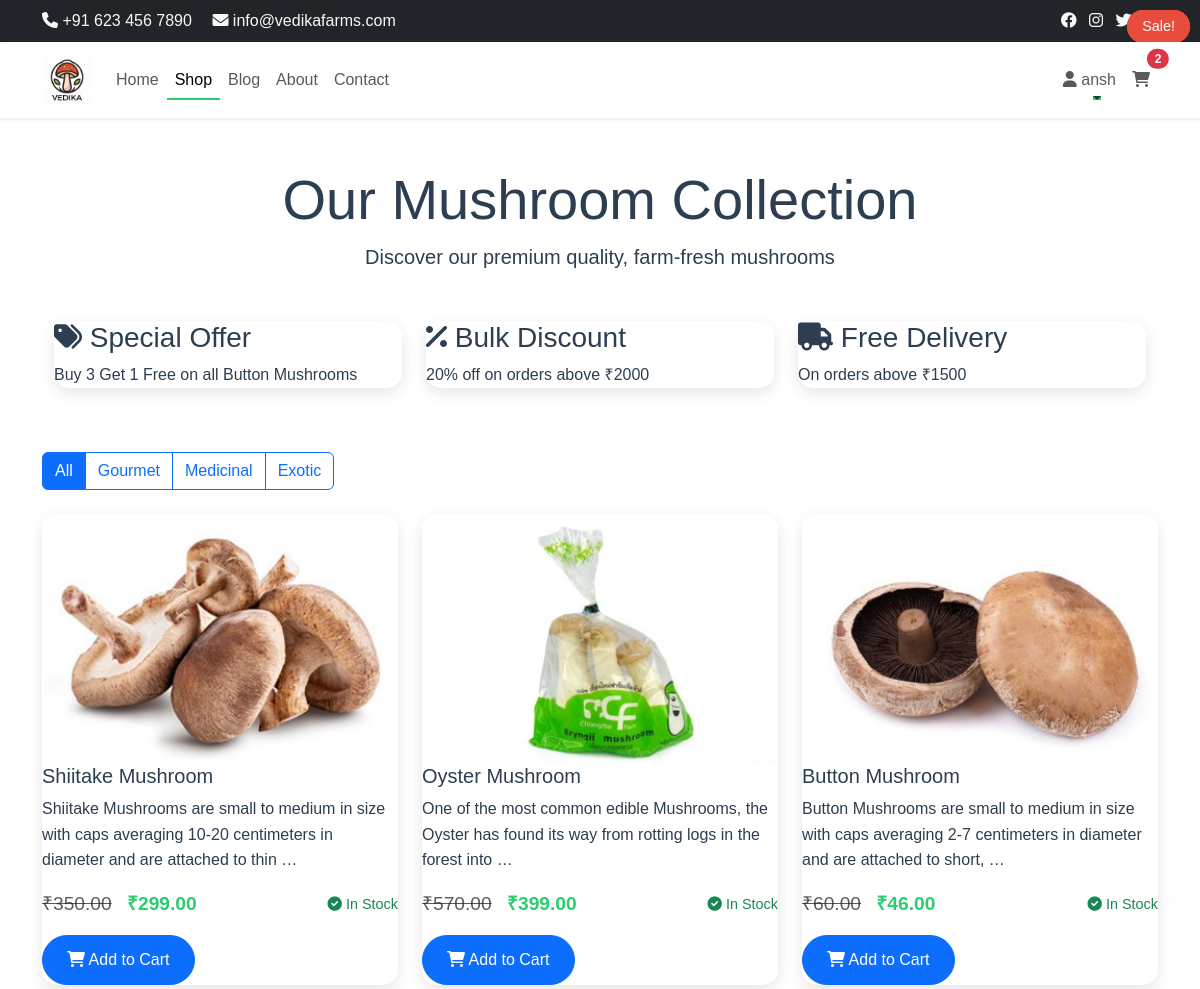
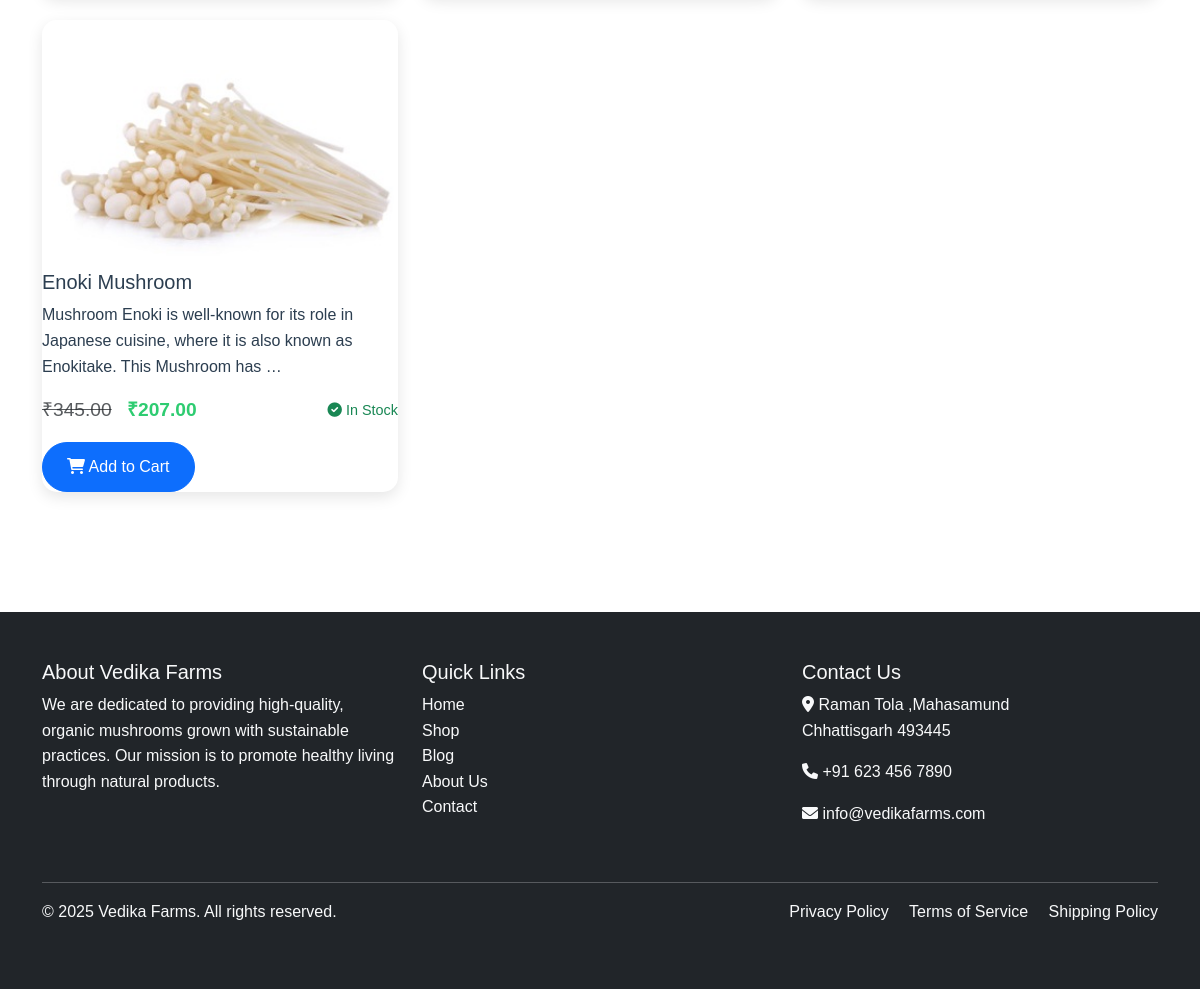
/shop/ (signed in), run on the app's committed database (2 pictures, top to bottom).
### shop/models.py (models this page shows, shortened)
class Product(models.Model):
    CATEGORY_CHOICES = [
        ('gourmet', 'Gourmet'),
        ('medicinal', 'Medicinal'),
        ('exotic', 'Exotic'),
    ]
    name = models.CharField(max_length=200)
    description = models.TextField()
    price = models.DecimalField(max_digits=10, decimal_places=2)
    image = models.ImageField(upload_to='products/')
    category = models.CharField(max_length=20, choices=CATEGORY_CHOICES, default='gourmet')
    stock = models.IntegerField(default=0)
    is_featured = models.BooleanField(default=False)
    discount_price = models.DecimalField(max_digits=10, decimal_places=2, null=True, blank=True)
    created_at = models.DateTimeField(auto_now_add=True)
    updated_at = models.DateTimeField(auto_now=True)
    @property
    def stock_status(self):
        if self.stock > 10:
            return 'In Stock'
        elif self.stock > 0:
            return 'Low Stock'
        return 'Out of Stock'

### shop/views.py (the view)
# urls.py: path('shop/', views.shop, name='shop'),
def shop(request):
    category = request.GET.get('category', '')
    products = Product.objects.all()
    if category:
        products = products.filter(category=category)
    context = {
        'products': products,
        'current_category': category
    }
    if request.user.is_authenticated:
        wishlist_products = Wishlist.objects.filter(user=request.user).values_list('product_id', flat=True)
        context['wishlist_products'] = wishlist_products
    return render(request, 'shop/shop.html', context)

### shop/templates/shop/shop.html (shortened to what this page needs)
{% extends 'shop/base.html' %}
{% load static %}
{% block content %}
<div class="container py-5">
    <div class="text-center mb-5 animate__animated animate__fadeIn">
        <h1 class="display-4">Our Mushroom Collection</h1>
        <p class="lead">Discover our premium quality, farm-fresh mushrooms</p>
    </div>
    <div class="offer-section mb-5">
        <div class="container">
            <div class="row">
                <div class="col-md-4">
                    <div class="offer-card">
                        <h3><i class="fas fa-tags"></i> Special Offer</h3>
                        <p>Buy 3 Get 1 Free on all Button Mushrooms</p>
                    </div>
                </div>
                <div class="col-md-4">
                    <div class="offer-card">
                        <h3><i class="fas fa-percent"></i> Bulk Discount</h3>
                        <p>20% off on orders above ₹2000</p>
                    </div>
                </div>
                <div class="col-md-4">
                    <div class="offer-card">
                        <h3><i class="fas fa-truck"></i> Free Delivery</h3>
                        <p>On orders above ₹1500</p>
                    </div>
                </div>
            </div>
        </div>
    </div>
    <div class="row mb-4">
        <div class="col-md-12">
            <div class="btn-group" role="group">
                <button type="button" class="btn btn-outline-primary active" data-filter="all">All</button>
                <button type="button" class="btn btn-outline-primary" data-filter="gourmet">Gourmet</button>
                <button type="button" class="btn btn-outline-primary" data-filter="medicinal">Medicinal</button>
                <button type="button" class="btn btn-outline-primary" data-filter="exotic">Exotic</button>
            </div>
        </div>
    </div>
    <div class="row">
        {% for product in products %}
        <div class="col-md-4 mb-4 product-item {{ product.category }}">
            <div class="product-card">
                {% if product.discount_price %}
                <div class="offer-badge">Sale!</div>
                {% endif %}
                <img src="{{ product.image.url }}" alt="{{ product.name }}" class="card-img-top">
                <div class="card-body">
                    <h5 class="product-title">{{ product.name }}</h5>
                    <p class="card-text">{{ product.description|truncatewords:20 }}</p>
                    <div class="d-flex justify-content-between align-items-center mb-3">
                        <div class="price-block">
                            {% if product.discount_price %}
                            <span class="text-muted text-decoration-line-through">₹{{ product.price }}</span>
                            <span class="product-price">₹{{ product.discount_price }}</span>
                            {% else %}
                            <span class="product-price">₹{{ product.price }}</span>
                            {% endif %}
                        </div>
                        <div class="stock-status {% if product.stock > 10 %}text-success{% elif product.stock > 0 %}text-warning{% else %}text-danger{% endif %}">
                            <i class="fas fa-{% if product.stock > 10 %}check{% elif product.stock > 0 %}clock{% else %}times{% endif %}-circle"></i>
                            {{ product.stock_status }}
                        </div>
                    </div>
                    <button class="btn btn-primary add-to-cart-btn" onclick="addToCart({{ product.id }})">
                        <i class="fas fa-shopping-cart"></i> Add to Cart
                    </button>
                </div>
            </div>
        </div>
        {% empty %}
        <div class="col-12 text-center">
            <p class="lead">No products available at the moment.</p>
        </div>
        {% endfor %}
    </div>
</div>
<div id="cart-animation-container"></div>
{% endblock %}

### shop/templates/shop/base.html (shortened to what this page needs)
{% load static %}
<!DOCTYPE html>
<html lang="en">
<head>
    <link href="https://cdn.jsdelivr.net/npm/bootstrap@5.3.0/dist/css/bootstrap.min.css" rel="stylesheet">
    <link rel="stylesheet" href="https://cdnjs.cloudflare.com/ajax/libs/font-awesome/6.0.0/css/all.min.css">
    <link rel="stylesheet" href="https://cdnjs.cloudflare.com/ajax/libs/animate.css/4.1.1/animate.min.css">
    <link rel="stylesheet" href="{% static 'css/style.css' %}">
</head>
<body>
    <div class="top-bar bg-dark text-light py-2">
        <div class="container">
            <div class="row">
                <div class="col-md-6">
                    <span><i class="fas fa-phone"></i> +91 623 456 7890</span>
                    <span class="ms-3"><i class="fas fa-envelope"></i> info@vedikafarms.com</span>
                </div>
                <div class="col-md-6 text-end">
                    <div class="social-links">
                        <a href="#" class="text-light me-2"><i class="fab fa-facebook"></i></a>
                        <a href="#" class="text-light me-2"><i class="fab fa-instagram"></i></a>
                        <a href="#" class="text-light me-2"><i class="fab fa-twitter"></i></a>
                        <a href="#" class="text-light"></a>
                    </div>
                </div>
            </div>
        </div>
    </div>
    <nav class="navbar navbar-expand-lg navbar-light bg-white sticky-top shadow-sm">
        <div class="container">
            <a class="navbar-brand" href="{% url 'home' %}">
                <img src="{% static 'images/logo.png' %}" alt="Vedika Farms" height="50">
            </a>
            <div class="collapse navbar-collapse" id="navbarNav">
                <ul class="navbar-nav me-auto">
                    <li class="nav-item">
                        <a class="nav-link {% if request.resolver_match.url_name == 'home' %}active{% endif %}"
                           href="{% url 'home' %}">Home</a>
                    </li>
                    <li class="nav-item">
                        <a class="nav-link {% if request.resolver_match.url_name == 'shop' %}active{% endif %}"
                           href="{% url 'shop' %}">Shop</a>
                    </li>
                    <li class="nav-item">
                        <a class="nav-link {% if request.resolver_match.url_name == 'blog_list' %}active{% endif %}"
                           href="{% url 'blog_list' %}">Blog</a>
                    </li>
                    <li class="nav-item">
                        <a class="nav-link {% if request.resolver_match.url_name == 'about' %}active{% endif %}"
                           href="{% url 'about' %}">About</a>
                    </li>
                    <li class="nav-item">
                        <a class="nav-link {% if request.resolver_match.url_name == 'contact' %}active{% endif %}"
                           href="{% url 'contact' %}">Contact</a>
                    </li>
                </ul>
                <div class="navbar-nav ms-auto">
                    {% if user.is_authenticated %}
                        <div class="nav-item dropdown">
                            <a class="nav-link dropdown-toggle" href="#" id="userDropdown" role="button"
                               data-bs-toggle="dropdown">
                                <i class="fas fa-user"></i> {{ user.username }}
                            </a>
                        </div>
                    {% endif %}
                    <a class="nav-link position-relative" href="{% url 'cart' %}">
                        <i class="fas fa-shopping-cart"></i>
                        {% with cart=request.session.cart|default:"{}" %}
                        {% if cart %}
                        <span class="position-absolute top-0 start-100 translate-middle badge rounded-pill bg-danger">
                            {{ cart|length }}
                        </span>
                        {% endif %}
                        {% endwith %}
                    </a>
                </div>
            </div>
        </div>
    </nav>
    <main>
        {% block content %}{% endblock %}
    </main>
    <footer class="bg-dark text-light py-5 mt-5">
        <div class="container">
            <div class="row">
                <div class="col-md-4 mb-4">
                    <h5>About Vedika Farms</h5>
                    <p>We are dedicated to providing high-quality, organic mushrooms grown with sustainable practices. Our mission is to promote healthy living through natural products.</p>
                </div>
                <div class="col-md-4 mb-4">
                    <h5>Quick Links</h5>
                    <ul class="list-unstyled">
                        <li><a href="{% url 'home' %}" class="text-light">Home</a></li>
                        <li><a href="{% url 'shop' %}" class="text-light">Shop</a></li>
                        <li><a href="{% url 'blog_list' %}" class="text-light">Blog</a></li>
                        <li><a href="{% url 'about' %}" class="text-light">About Us</a></li>
                        <li><a href="{% url 'contact' %}" class="text-light">Contact</a></li>
                    </ul>
                </div>
                <div class="col-md-4 mb-4">
                    <h5>Contact Us</h5>
                    <address>
                        <p><i class="fas fa-map-marker-alt"></i> Raman Tola ,Mahasamund<br>Chhattisgarh 493445</p>
                        <p><i class="fas fa-phone"></i> +91 623 456 7890</p>
                        <p><i class="fas fa-envelope"></i> info@vedikafarms.com</p>
                    </address>
                </div>
            </div>
            <hr class="bg-light">
            <div class="row">
                <div class="col-md-6">
                    <p>&copy; {% now "Y" %} Vedika Farms. All rights reserved.</p>
                </div>
                <div class="col-md-6 text-md-end">
                    <a href="#" class="text-light me-3">Privacy Policy</a>
                    <a href="#" class="text-light me-3">Terms of Service</a>
                    <a href="#" class="text-light">Shipping Policy</a>
                </div>
            </div>
        </div>
    </footer>
    <div id="cart-animation-container"></div>
</body>
</html>

### shop/static/css/style.css (style rules this page uses)
:root { --primary-color: #2ecc71; --secondary-color: #27ae60; --accent-color: #e74c3c; --text-color: #2c3e50; --light-gray: #f5f6fa; --dark-gray: #2d3436; }
body { font-family: 'Poppins', sans-serif; color: var(--text-color); line-height: 1.6; }
.navbar { transition: all 0.3s ease; }
.navbar.sticky-top { box-shadow: 0 2px 10px rgba(0, 0, 0, 0.1); }
.navbar-brand img { transition: transform 0.3s ease; }
.nav-link { position: relative; padding: 0.5rem 1rem; transition: color 0.3s ease; }
.nav-link::after { content: ''; position: absolute; width: 0; height: 2px; bottom: 0; left: 50%; background-color: var(--primary-color); transition: all 0.3s ease; }
.nav-link:hover::after, .nav-link.active::after { width: 100%; left: 0; }
.product-card { border: none; border-radius: 15px; overflow: hidden; transition: transform 0.3s ease, box-shadow 0.3s ease; box-shadow: 0 5px 15px rgba(0, 0, 0, 0.1); }
.product-card img { height: 250px; object-fit: cover; transition: transform 0.5s ease; }
.offer-badge { position: absolute; top: 10px; right: 10px; background-color: var(--accent-color); color: white; padding: 5px 15px; border-radius: 20px; font-size: 0.9rem; z-index: 1; animation: pulse 2s infinite; }
#cart-animation-container { position: fixed; pointer-events: none; z-index: 9999; width: 100%; height: 100%; top: 0; left: 0; }
.offer-card { border-radius: 15px; background: white; box-shadow: 0 5px 15px rgba(0, 0, 0, 0.1); transition: transform 0.3s ease; }
.price-block { font-size: 1.2rem; }
.product-price { color: var(--primary-color); font-weight: bold; margin-left: 10px; }
.stock-status { font-size: 0.9rem; }
footer { background-color: var(--dark-gray); }
footer a { text-decoration: none; transition: color 0.3s ease; }
.add-to-cart-btn { border-radius: 25px; padding: 0.75rem 1.5rem; transition: all 0.3s ease; position: relative; overflow: hidden; }
.add-to-cart-btn::before { content: ''; position: absolute; top: 50%; left: 50%; width: 0; height: 0; background: rgba(255, 255, 255, 0.2); border-radius: 50%; transform: translate(-50%, -50%); transition: width 0.6s ease, height 0.6s ease; }
.social-links a { transition: transform 0.3s ease; display: inline-block; }

### data on the page
Product: image (picture), name "Shiitake Mushroom", description "Shiitake Mushrooms are small to medium in size with caps averaging 10-20 centimeters in diameter and are attached to thin …", price "350.00", discount_price "299.00", stock_status "In Stock"
Product: image (picture), name "Oyster Mushroom", description "One of the most common edible Mushrooms, the Oyster has found its way from rotting logs in the forest into …", price "570.00", discount_price "399.00", stock_status "In Stock"
Product: image (picture), name "Button Mushroom", description "Button Mushrooms are small to medium in size with caps averaging 2-7 centimeters in diameter and are attached to short, …", price "60.00", discount_price "46.00", stock_status "In Stock"
Product: shows "Sale!", image (picture), name "Enoki Mushroom", description "Mushroom Enoki is well-known for its role in Japanese cuisine, where it is also known as Enokitake. This Mushroom has …", price "345.00", discount_price "207.00", stock_status "In Stock"

### other printed values
{{ user.username }} "ansh"
{{ cart|length }} "2"
